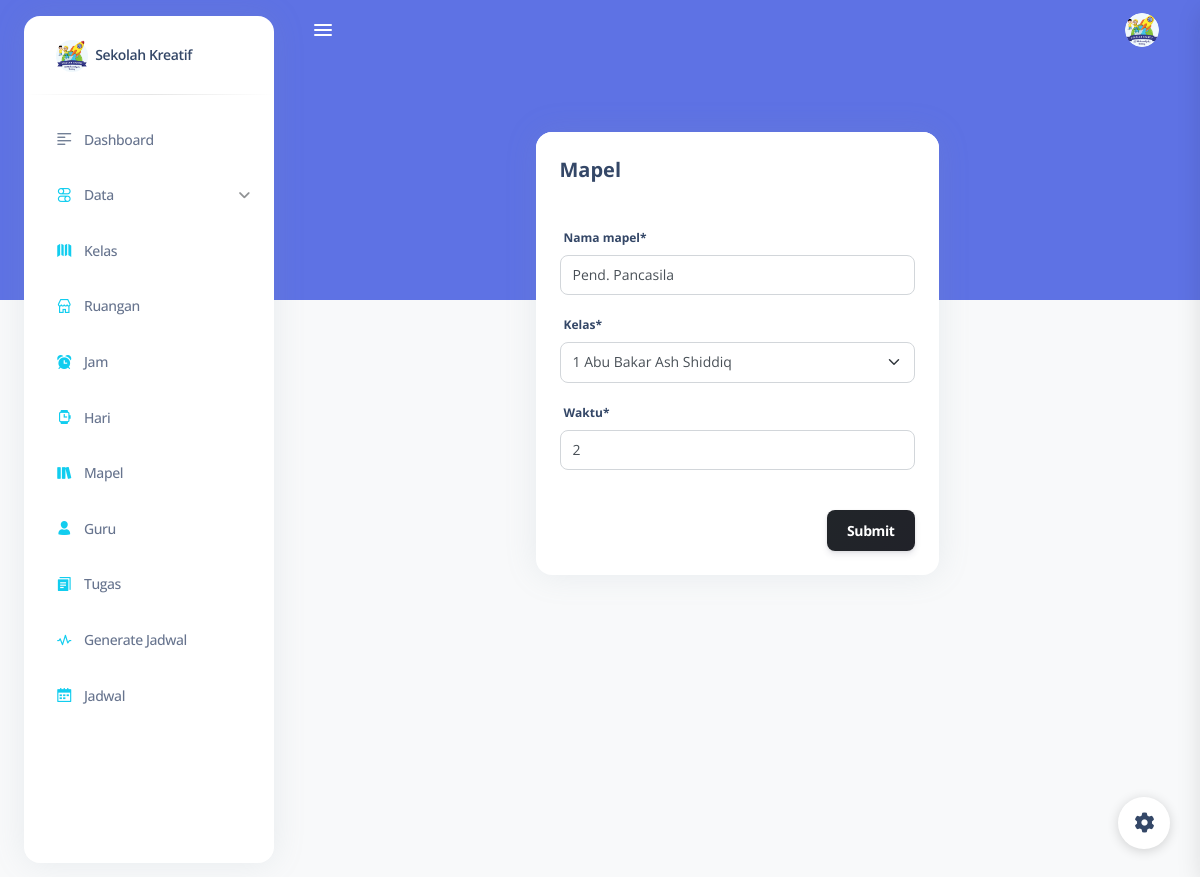
The app's page /mapel/update/5/ (signed in) with its own data.
### core/models.py (models this page shows, shortened)
class MataPelajaran(models.Model):
    nama_mapel = models.CharField(max_length=50)
    kelas = models.ForeignKey(Kelas, on_delete=models.SET_NULL, null=True)
    waktu = models.IntegerField()

### core/jadwalviews.py (the view, shortened to what this page needs)
# urls.py: path('mapel/update/<str:pk>/', jadwalviews.update_Mapel, name='update_mapel'),
@login_required(login_url='login')
def update_Mapel(request, pk):
    mapel = MataPelajaran.objects.get(id=pk)
    form = MapelForm(instance=mapel)
    context ={'form':form}
    return render(request, 'penjadwalan/mapel/mapel_create.html', context)

### core/forms.py
class MapelForm(ModelForm):
  class Meta:
    model = MataPelajaran
    fields = '__all__'

### core/models.py (called while the page is built)
    def __str__(self):
        return self.nama_kelas

### core/templatetags/auth_extras.py (called while the page is built)
@register.filter(name='has_group')
def has_group(user, group_name):
    try:
        group = Group.objects.get(name=group_name)
    except Group.DoesNotExist:
        return False
    return True if group in user.groups.all() else False

### templates/penjadwalan/mapel/mapel_create.html (shortened to what this page needs)
{% extends 'base.html' %}
{% load static %}
{% load crispy_forms_tags %}
{% block content  %}
<main class="main-content position-relative border-radius-lg ">
  <div class="container-fluid py-4">
    <div class="row ">
      <div class="col-6 mx-auto">
        <div class="row">
          <div class="col-12 col-lg-12 m-auto">
            <form method="POST" action="" class="multisteps-form__form mb-12">
              <div class="card mt-4" id="basic-info">
                <div class="card-header">
                  <h5 class="font-weight-bolder mb-0">Mapel</h5>
                </div>
                <div class="card-body pt-0">
                  <div class="row mt-3">
                    <div class="col-12">
                      <div class="row">
                        {{form.nama_mapel | as_crispy_field}}
                        {{form.kelas | as_crispy_field}}
                        {{form.waktu | as_crispy_field}}
                      </div>
                    </div>
                  </div>
                  <div class="button-row d-flex mt-4">
                    <input type="submit" name="Submit" button class="btn bg-gradient-dark ms-auto mb-0 js-btn-next"
                      type="button"></button>
                  </div>
                </div>
              </div>
            </form>
          </div>
        </div>
      </div>
    </div>
  </div>
</main>
{% endblock content  %}

### records on screen
MataPelajaran: nama_mapel "Pend. Pancasila", kelas "1 Abu Bakar Ash Shiddiq", waktu "2"
